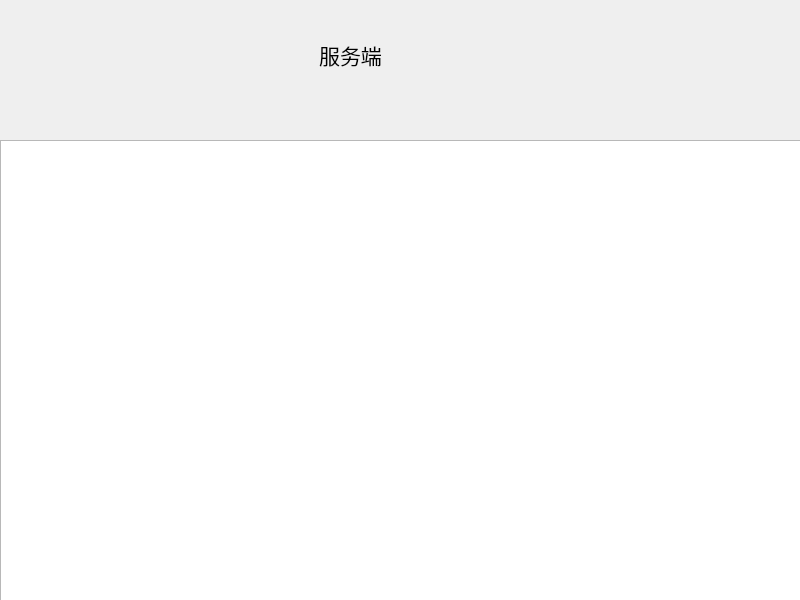
<?xml version="1.0" encoding="UTF-8"?>
<ui version="4.0">
 <class>Widget</class>
 <widget class="QWidget" name="Widget">
  <property name="geometry">
   <rect>
    <x>0</x>
    <y>0</y>
    <width>800</width>
    <height>600</height>
   </rect>
  </property>
  <property name="windowTitle">
   <string>Widget</string>
  </property>
  <widget class="QListWidget" name="messageList">
   <property name="geometry">
    <rect>
     <x>0</x>
     <y>140</y>
     <width>801</width>
     <height>461</height>
    </rect>
   </property>
  </widget>
  <widget class="QLabel" name="label">
   <property name="geometry">
    <rect>
     <x>210</x>
     <y>30</y>
     <width>281</width>
     <height>51</height>
    </rect>
   </property>
   <property name="text">
    <string>&lt;html&gt;&lt;head/&gt;&lt;body&gt;&lt;p align=&quot;center&quot;&gt;&lt;span style=&quot; font-size:16pt;&quot;&gt;服务端&lt;/span&gt;&lt;/p&gt;&lt;/body&gt;&lt;/html&gt;</string>
   </property>
  </widget>
 </widget>
 <resources/>
 <connections/>
</ui>
